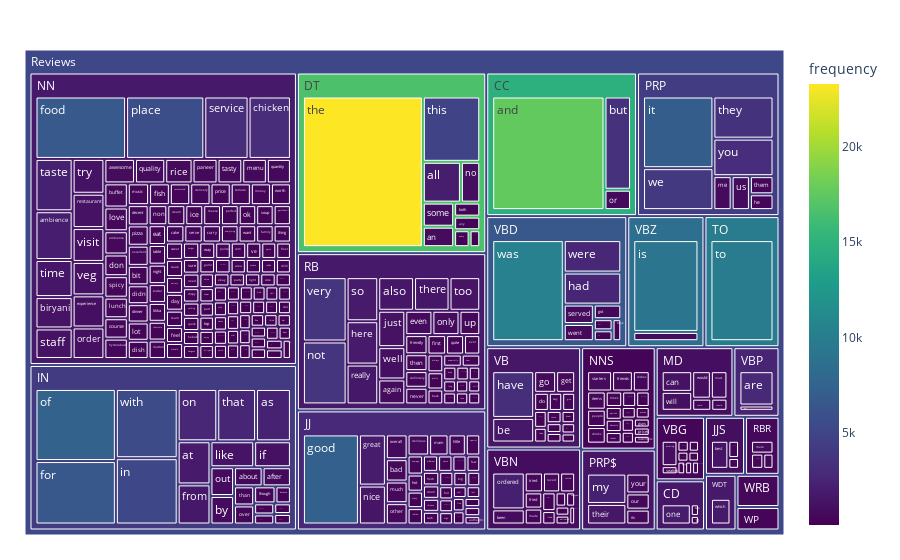

Source (notebook cell):
### Code cell
clean_bow_words_freq["pos_tag"] = clean_bow_words_freq["words"].apply(get_pos_tag)

#create a tree map
fig = px.treemap(clean_bow_words_freq[:350], 
                path=[px.Constant('Reviews'), 'pos_tag','words'], 
                values='frequency',
                color='frequency',
                color_continuous_scale='viridis',
                )

fig.update_layout(margin = dict(t=50, l=25, r=25, b=25))
fig.show()

### Figure 1 — Plotly figure (JSON) as saved in the notebook; plotly's stock layout.template omitted (floating-point values rounded to 4 significant figures; data arrays with more than 128 entries replaced by an {"elided": "..."} marker saying what was removed)
{"data": [{"branchvalues": "total", "customdata": {"elided": "374x1 float values"}, "domain": {"x": [0, 1], "y": [0, 1]}, "hovertemplate": "labels=%{label}<br>frequency_sum=%{value}<br>parent=%{parent}<br>id=%{id}<br>frequency=%{color}<extra></extra>", "ids": {"elided": "374 str values"}, "labels": {"elided": "374 str values"}, "marker": {"coloraxis": "coloraxis", "colors": {"elided": "374 float values"}}, "name": "", "parents": {"elided": "374 str values"}, "type": "treemap", "values": {"elided": "374 int values"}}], "layout": {"coloraxis": {"colorbar": {"title": {"text": "frequency"}}, "colorscale": [[0, "#440154"], [0.1111, "#482878"], [0.2222, "#3e4989"], [0.3333, "#31688e"], [0.4444, "#26828e"], [0.5556, "#1f9e89"], [0.6667, "#35b779"], [0.7778, "#6ece58"], [0.8889, "#b5de2b"], [1, "#fde725"]]}, "legend": {"tracegroupgap": 0}, "margin": {"b": 25, "l": 25, "r": 25, "t": 50}}}
